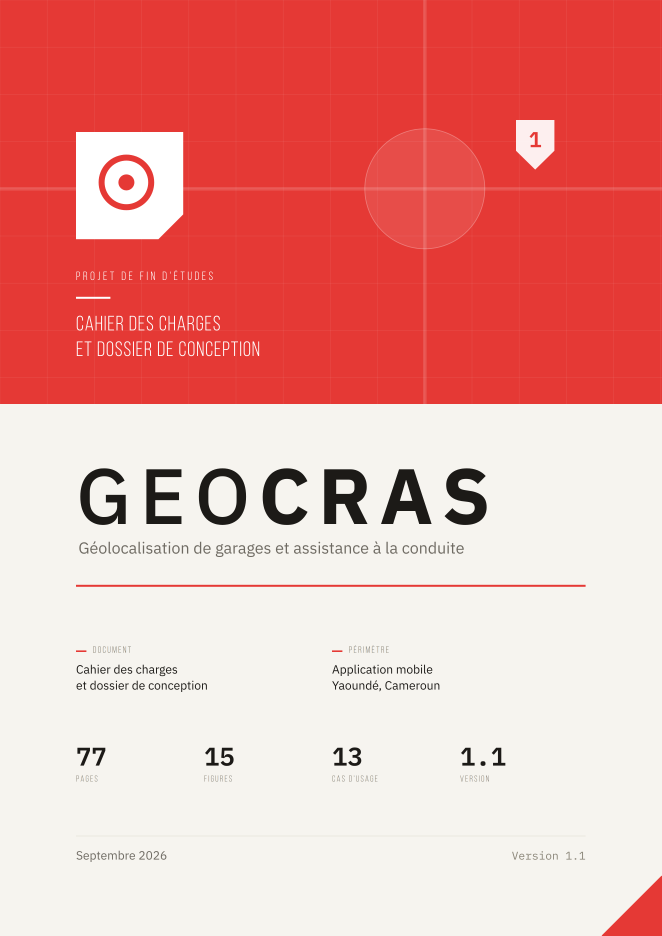
#> input picture docs/cahier-des-charges/figures/00-couverture.png, 3308 x 4678 px (shown at 1/5 size); its folder holds only this picture in this run
$ python optimize.py
#> lines starting #> are read from the running program, lines starting #| are printed output that depends on the picture
# -*- coding: utf-8 -*-
"""Prépare les images embarquées dans le document.

Les figures sont des aplats de couleur : une palette de 128 teintes les rend à
l'identique pour un tiers du poids. Sans cette étape, le PDF pèse 3 Mo et se
transporte mal.
"""
import glob, os
from PIL import Image

HERE = os.path.dirname(os.path.abspath(__file__))
OUT = os.path.join(HERE, "assets")


def opt(src, dst, max_w, colors):
#> called with max_w = 1654, colors = 200
    im = Image.open(src).convert("RGB")
#> im is the input picture: PIL image 3308x4678 RGB; mean R, G, B 235, 162.9, 158.5
    if im.width > max_w:
        im = im.resize((max_w, round(im.height * max_w / im.width)), Image.LANCZOS)
#> im: PIL image 1654x2339 RGB
    im.quantize(colors=colors, method=Image.MEDIANCUT,
                dither=Image.FLOYDSTEINBERG).save(dst, format="PNG", optimize=True)
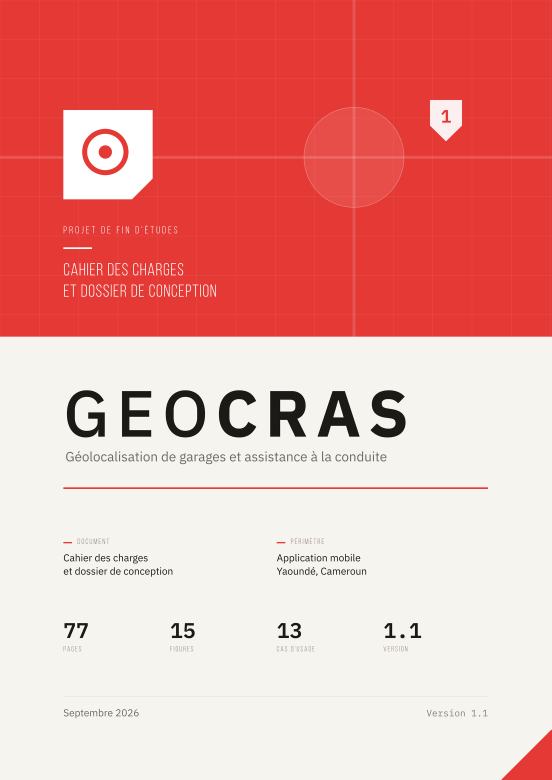
#> saved as 00-couverture.png: PIL image 1654x2339 P (shown at 1/3 size); mean R, G, B 235, 162.9, 158.5
    return os.path.getsize(src), os.path.getsize(dst)


def main():
    os.makedirs(OUT, exist_ok=True)
    a = b = 0
    for f in sorted(glob.glob(os.path.join(HERE, "figures", "*.png"))):
        # La couverture est une page entière : elle garde plus de définition
        # et plus de teintes que les diagrammes au trait.
        cover = os.path.basename(f).startswith("00-")
        x, y = opt(f, os.path.join(OUT, os.path.basename(f)),
                   1654 if cover else 1300, 200 if cover else 128)
        a += x; b += y
    for f in sorted(glob.glob(os.path.join(HERE, "..", "maquettes", "*.png"))):
        x, y = opt(f, os.path.join(OUT, "maq-" + os.path.basename(f)), 470, 192)
        a += x; b += y
    print(f"images : {a // 1024} Ko → {b // 1024} Ko")


if __name__ == "__main__":
    main()

$ run again, on docs/cahier-des-charges/figures/04-classes.png
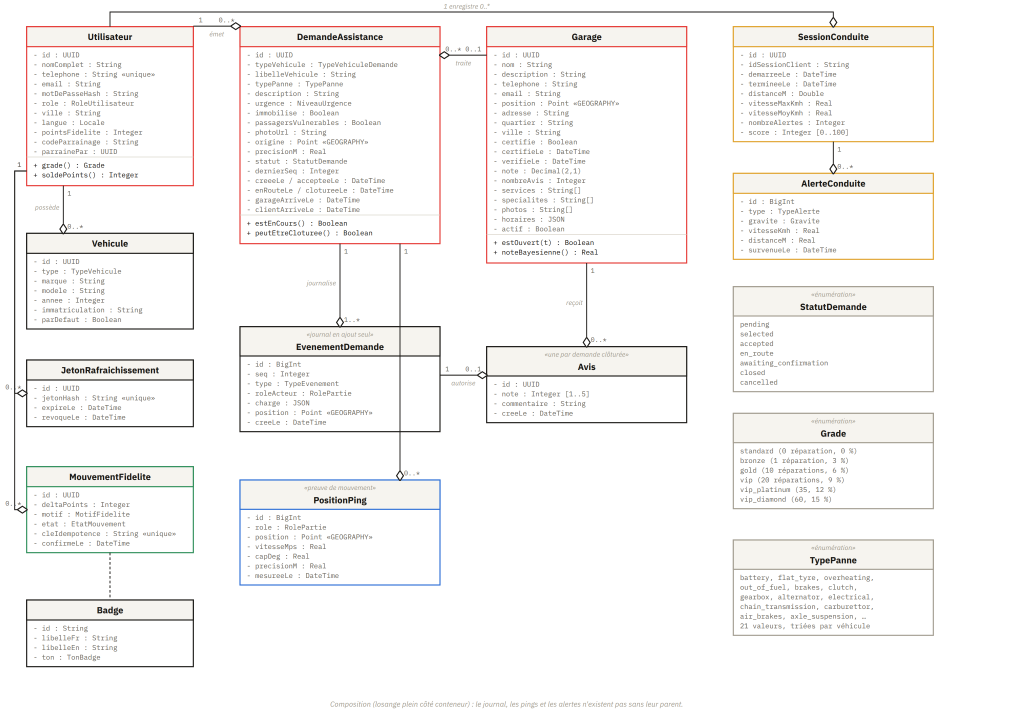
#> input picture docs/cahier-des-charges/figures/04-classes.png, 3040 x 2160 px (shown at 1/3 size)
#> in opt, im is the input picture: PIL image 3040x2160 RGB; mean R, G, B 248, 246.9, 246
#> in opt, `im = im.resize((max_w, round(im.height * max_w / im.width)), Image.LAN..`:
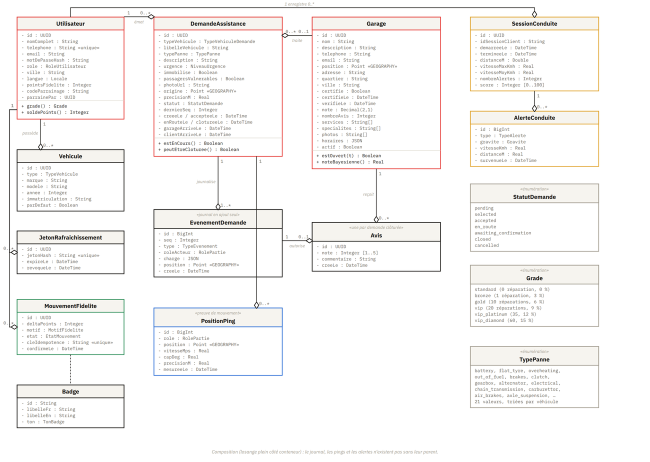
#> im: PIL image 1300x924 RGB (shown at 1/2 size); mean R, G, B 247.6, 246.5, 245.6

$ run again, on docs/cahier-des-charges/figures/05-sequence-sos.png
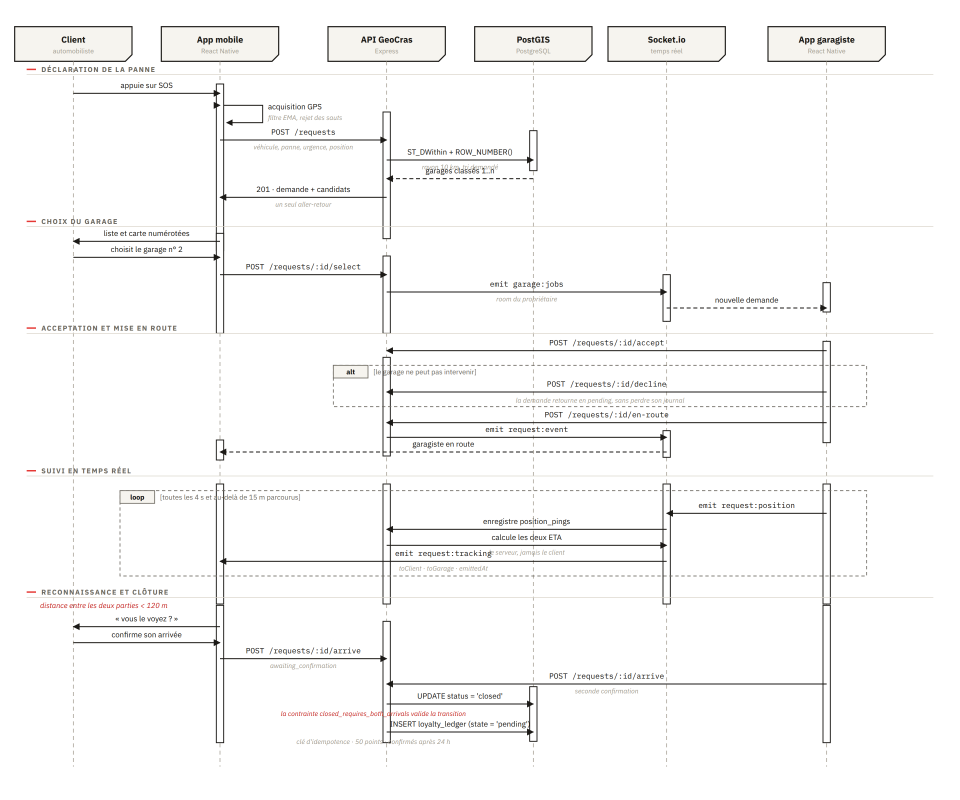
#> input picture docs/cahier-des-charges/figures/05-sequence-sos.png, 2880 x 2400 px (shown at 1/3 size)
#> in opt, im is the input picture: PIL image 2880x2400 RGB; mean R, G, B 249.1, 248.8, 248.5
#> in opt, `im = im.resize((max_w, round(im.height * max_w / im.width)), Image.LAN..`:
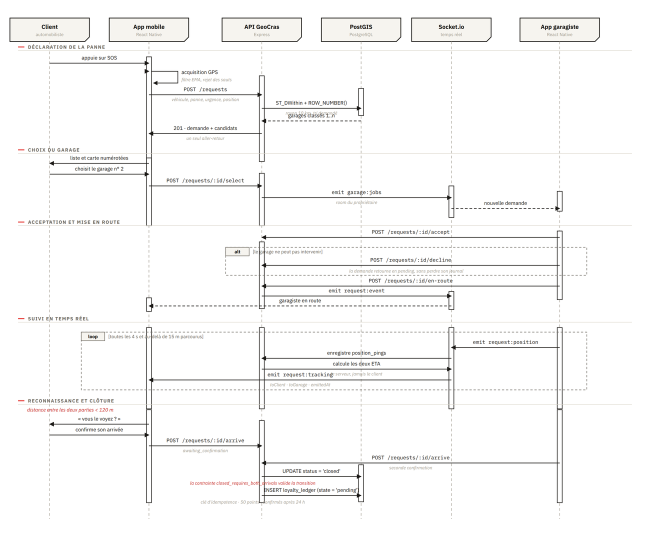
#> im: PIL image 1300x1083 RGB (shown at 1/2 size); mean R, G, B 248.7, 248.5, 248.1

$ run again, on docs/cahier-des-charges/figures/06-sequence-reconnexion.png
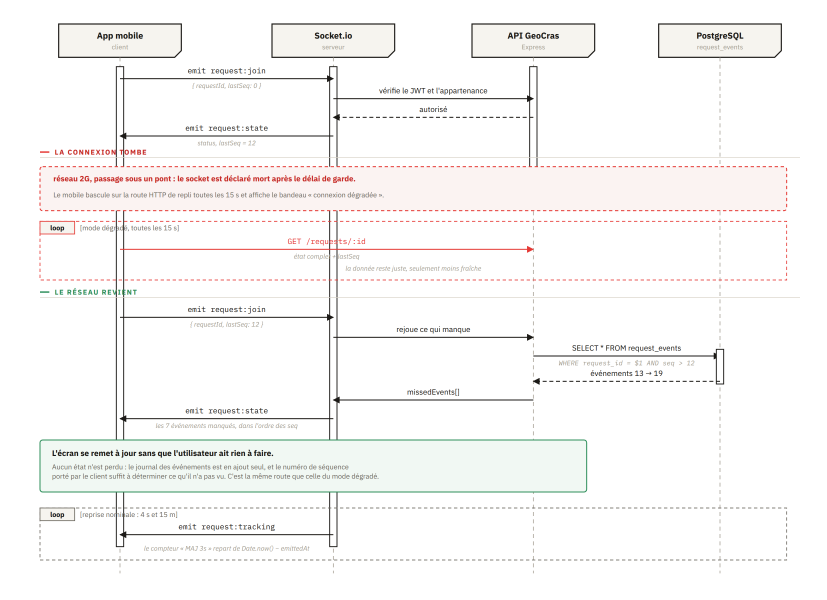
#> input picture docs/cahier-des-charges/figures/06-sequence-reconnexion.png, 2480 x 1800 px (shown at 1/3 size)
#> in opt, im is the input picture: PIL image 2480x1800 RGB; mean R, G, B 248.4, 247.4, 246.6
#> im: PIL image 1300x944 RGB
#> in opt, `im.quantize(colors=colors, method=Image.MEDIANCUT, dither=Image.FLOYDS..`:
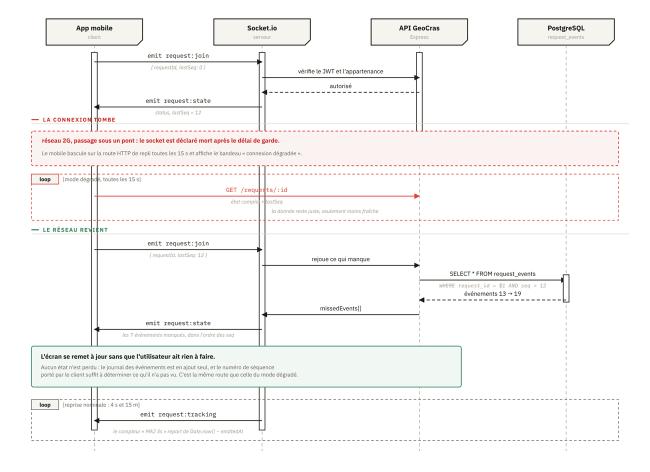
#> saved as 06-sequence-reconnexion.png: PIL image 1300x944 P (shown at 1/2 size); mean R, G, B 248.2, 247.1, 246.3
